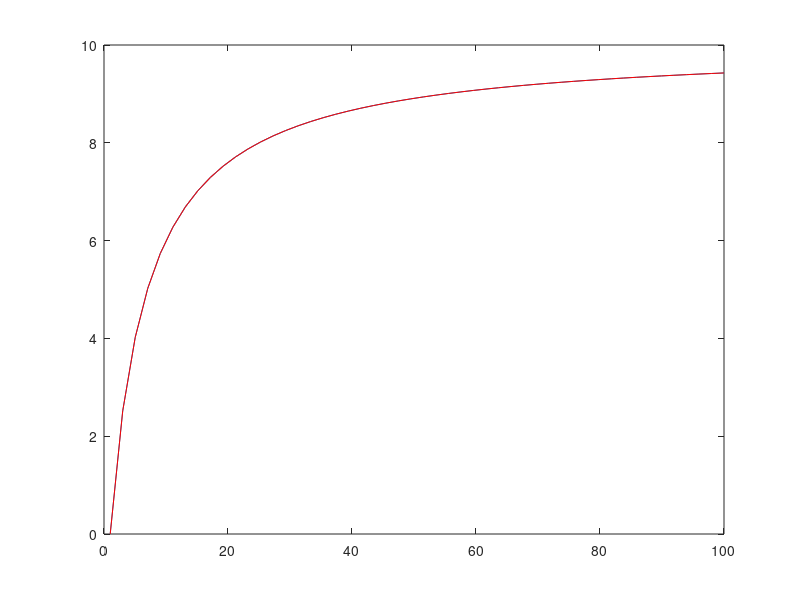

Write the MATLAB code that produced this figure.
function allostericTest
Vmax = 10;
Keq  = 2;
Ka   = 2.5;
Kb   = 2;

% Try with simple MM kinetics
A = linspace(1,1e2,50);
B = 2;
v = (Vmax/Ka)*(A - B/Keq)./(1 + A/Ka + B/Kb);
plot(A,v)
hold on

% Make v allosteric
n = 2;
Lo = 1e-3;
v = v.*(Lo*(1 + A/Ka).^-n + 1).^-1;
plot(A,v,'-r')
hold off